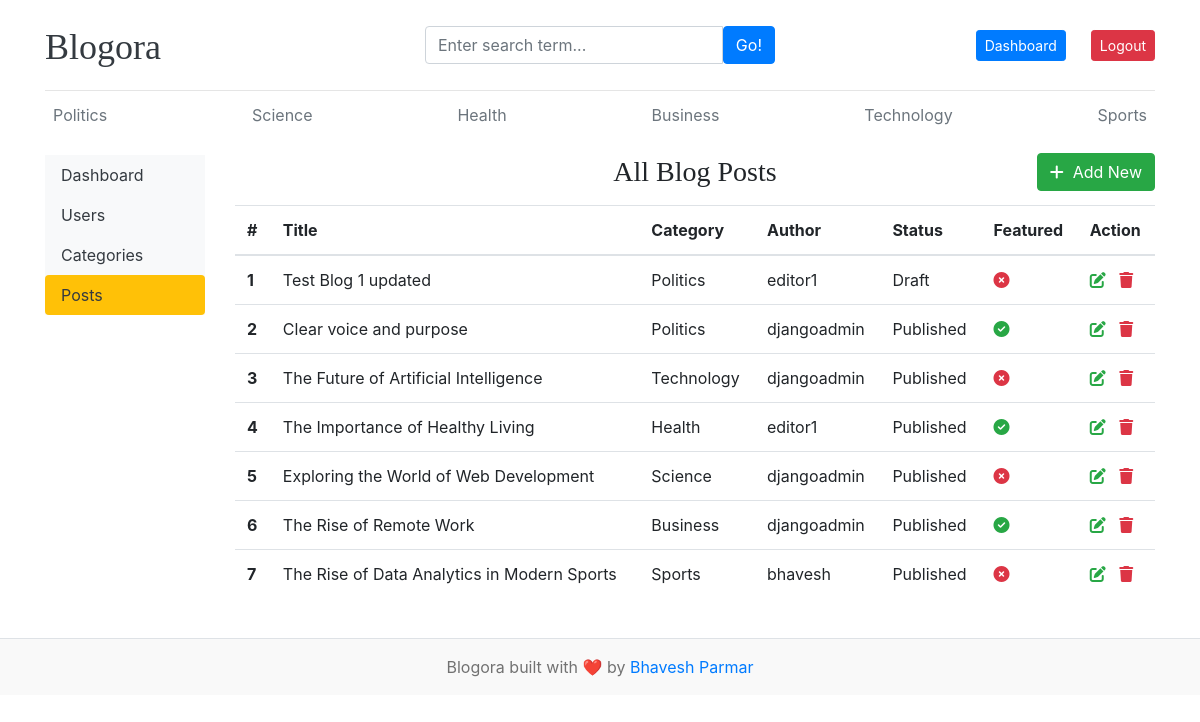
The page /dashboard/posts/ (signed in) on the database its author committed.
### blogs/models.py (models this page shows)
class Category(models.Model):
    category_name = models.CharField(max_length=100, unique=True)
    created_at = models.DateTimeField(auto_now_add=True)
    updated_at = models.DateTimeField(auto_now=True)
    class Meta:
        verbose_name_plural = 'categories'
    def __str__(self):
        return self.category_name

class Blog(models.Model):
    STATUS_CHOICES = (
        ('Draft', 'Draft'),
        ('Published', 'Published')
    )
    title = models.CharField(max_length=100)
    slug = models.SlugField(max_length=150, unique=True, blank=True)
    category = models.ForeignKey(Category, on_delete=models.CASCADE)
    author = models.ForeignKey(User, on_delete=models.CASCADE)
    featured_image = models.ImageField(upload_to='uploads/%Y/%m/%d')
    short_description = models.TextField(max_length=500)
    blog_body = models.TextField(max_length=2000)
    status = models.CharField(max_length=20, choices=STATUS_CHOICES, default='Draft')
    is_featured = models.BooleanField(default=False)
    created_at = models.DateTimeField(auto_now_add=True)
    updated_at = models.DateTimeField(auto_now=True)
    def __str__(self):
        return self.title

### dashboards/views.py (the view)
# urls.py: path('posts/', views.posts, name='posts'),
@login_required(login_url='login')
def posts(request):
    posts = Blog.objects.all()
    con = {
        'posts':posts,
    }
    return render(request, 'dashboard/posts.html', con)

### blogs/context_processors.py (called while the page is built)
def get_categories(request):
    categories = Category.objects.all()
    return dict(categories=categories)

def get_about(request):
    about = About.objects.first()
    return dict(about=about)

def get_social_links(request):
    social_links = SocialLinks.objects.all()
    return dict(social_links=social_links)

### templates/dashboard/posts.html (shortened to what this page needs)
{% extends 'base.html' %}
{% block content %}
    <div class="row">
        {% include 'dashboard/sidebar.html' %}
        <div class="col-md-10">
            <div class="d-flex align-items-center position-relative mb-3">
                <h3 class="mx-auto mb-0">All Blog Posts</h3>
                <a href="{% url 'add_post' %}" class="btn btn-success position-absolute" style="right: 0;">
                    <i class="fa-solid fa-plus"></i>&nbsp; Add New
                </a>
            </div>
            <table class="table table-hover">
                <thead>
                    <tr>
                        <th>#</th>
                        <th>Title</th>
                        <th>Category</th>
                        <th>Author</th>
                        <th>Status</th>
                        <th>Featured</th>
                        <th>Action</th>
                    </tr>
                </thead>
                <tbody>
                    {% for post in posts %}
                        <tr>
                            <th>{{ forloop.counter }}</th>
                            <td>{{ post }}</td>
                            <td>{{ post.category }}</td>
                            <td>{{ post.author }}</td>
                            <td>{{ post.status }}</td>
                            <td>
                                {% if post.is_featured == True %}
                                    <i class="fa-solid fa-circle-check text-success"></i>
                                {% else %}
                                    <i class="fa-solid fa-circle-xmark text-danger"></i>
                                {% endif %}
                            </td>
                            <td>
                                <a href="{% url 'edit_post' post.pk %}">
                                    <i class="fas fa-edit text-success"></i>
                                </a>
                                <a href="{% url 'delete_post' post.pk %}">
                                    <i class="fa-solid fa-trash text-danger"></i>
                                </a>
                            </td>
                        </tr>
                    {% endfor %}
                </tbody>
            </table>
        </div>
    </div>
{% endblock %}

### templates/base.html (shortened to what this page needs)
{% load static %}
<!doctype html>
<html lang="en">
<head>
  <link rel="stylesheet" href="https://cdn.jsdelivr.net/npm/bootstrap@4.0.0/dist/css/bootstrap.min.css" />
  <link href="{% static 'css/blog.css' %}" rel="stylesheet" />
  <link rel="stylesheet" href="https://cdnjs.cloudflare.com/ajax/libs/font-awesome/6.5.0/css/all.min.css">
</head>
<body>
  <div class="container">
    <header class="blog-header py-3">
      <div class="row flex-nowrap justify-content-between align-items-center">
        <div class="col-4 pt-1">
          <a class="blog-header-logo text-dark" href="/">Blogora</a>
        </div>
        <div class="col-4">
          <form action="{% url 'search' %}" method="GET">
            <div class="input-group">
              <input class="form-control" name="keyword" value="{{ keyword }}" type="text" placeholder="Enter search term..." aria-label="Enter search term...">
              <button class="btn btn-primary" id="button-search" type="submit">Go!</button>
            </div>
          </form>
        </div>
        <div class="col-4 d-flex justify-content-end align-items-center">
          {% if not user.is_authenticated %}
            <a class="btn btn-sm btn-warning" href="{% url 'login' %}">Login</a>
            <a class="btn btn-sm btn-outline-secondary ml-2" href="{% url 'register' %}">Register</a>
          {% else %}
            <div style="color: blue;">
              <span><a class="btn btn-sm btn-primary" href="{% url 'dashboard' %}">Dashboard</a></span>
              <a class="btn btn-sm btn-danger" href="{% url 'logout' %}">Logout</a>
            </div>
          {% endif %}
        </div>
      </div>
    </header>
    <div class="nav-scroller py-1 mb-3">
      <nav class="nav d-flex justify-content-between flex-wrap">
        {% for cat in categories %}
          <a class="p-2 text-muted text-dark" href="{% url 'post_by_category' cat.pk %}">
            {{ cat.category_name }}
          </a>
        {% empty %}
          <span class="text-muted p-2">No categories</span>
        {% endfor %}
      </nav>
    </div>
    {% block content %}
    {% endblock %}
  </div>
  <footer class="blog-footer text-center py-3 mt-4 border-top">
    <p class="mb-0">
      Blogora built with ❤️ by <a href="#">Bhavesh Parmar</a>
    </p>
  </footer>
</body>
</html>

### blog_main/static/css/blog.css (style rules this page uses)
.blog-header { border-bottom: 1px solid #e5e5e5; }
.blog-header-logo { font-family: "Playfair Display", Georgia, "Times New Roman", serif; font-size: 2.25rem; }
h1, h2, h3, h4, h5, h6 { font-family: "Playfair Display", Georgia, "Times New Roman", serif; }
.blog-footer { padding: 2.5rem 0; color: #727272; text-align: center; background-color: #f9f9f9; border-top: .05rem solid #e5e5e5; }
.blog-footer p:last-child { margin-bottom: 0; }

### rows shown on the page
Category: category_name "Politics"
Category: category_name "Science"
Category: category_name "Health"
Category: category_name "Business"
Category: category_name "Technology"
Category: category_name "Sports"
Blog: title "Test Blog 1 updated", category "Politics", author "editor1", status "Draft", is_featured False (drawn)
Blog: title "Clear voice and purpose", category "Politics", author "djangoadmin", status "Published", is_featured True (drawn)
Blog: title "The Future of Artificial Intelligence", category "Technology", author "djangoadmin", status "Published", is_featured False (drawn)
Blog: title "The Importance of Healthy Living", category "Health", author "editor1", status "Published", is_featured True (drawn)
Blog: title "Exploring the World of Web Development", category "Science", author "djangoadmin", status "Published", is_featured False (drawn)
Blog: title "The Rise of Remote Work", category "Business", author "djangoadmin", status "Published", is_featured True (drawn)
Blog: title "The Rise of Data Analytics in Modern Sports", category "Sports", author "bhavesh", status "Published", is_featured False (drawn)
